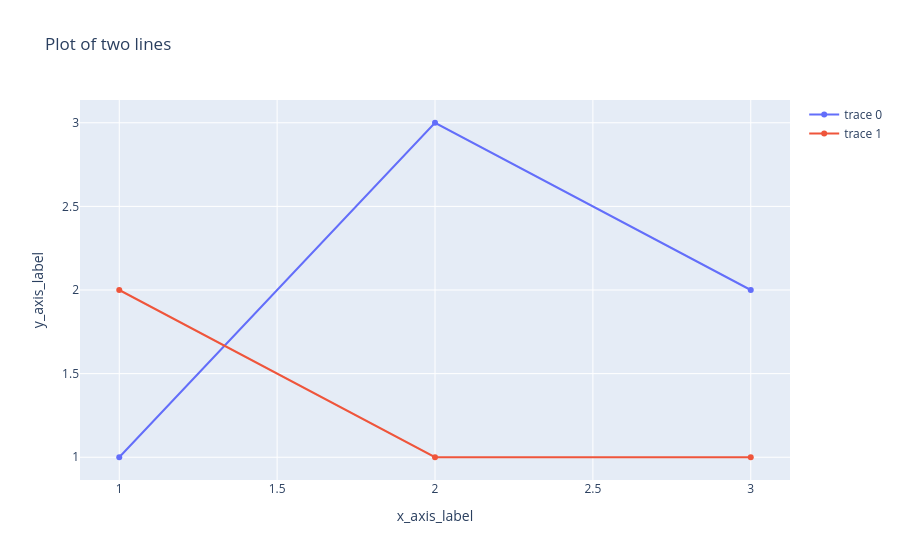

The notebook cell this image was saved under:
### Markdown cell above
We can use the <code>add_trace()</code> method to add more traces to the figure. We can also use the <code>update_layout()</code> method to update the formatting information.

### Code cell
trace1 = go.Scatter(x=[3, 2, 1], y=[1, 1, 2])
go_fig2.add_trace(trace1)
go_fig2.update_layout(title="Plot of two lines")
go_fig2.show()

### Figure 1 — Plotly figure (JSON) as saved in the notebook; plotly's stock layout.template omitted (floating-point values rounded to 4 significant figures)
{"data": [{"type": "scatter", "x": [1, 2, 3], "y": [1, 3, 2]}, {"type": "scatter", "x": [3, 2, 1], "y": [1, 1, 2]}], "layout": {"title": {"text": "Plot of two lines"}, "xaxis": {"title": {"text": "x_axis_label"}}, "yaxis": {"title": {"text": "y_axis_label"}}}}
